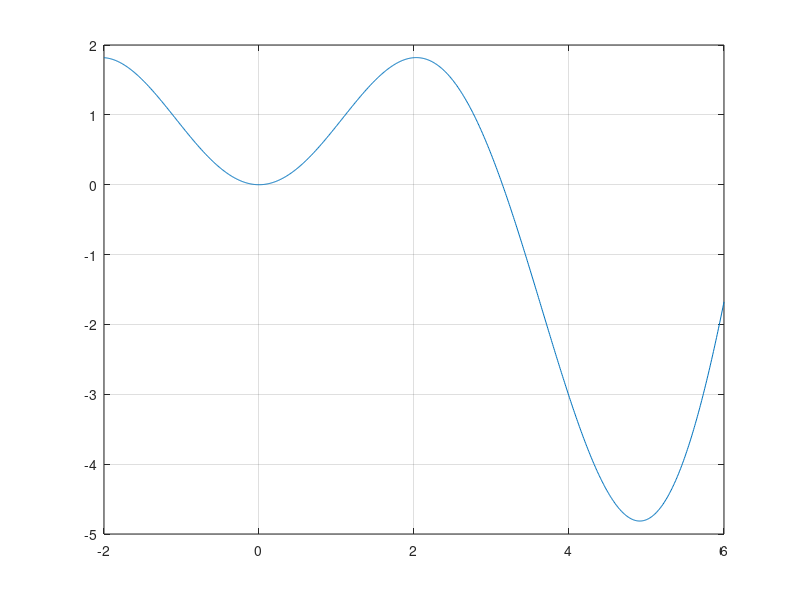
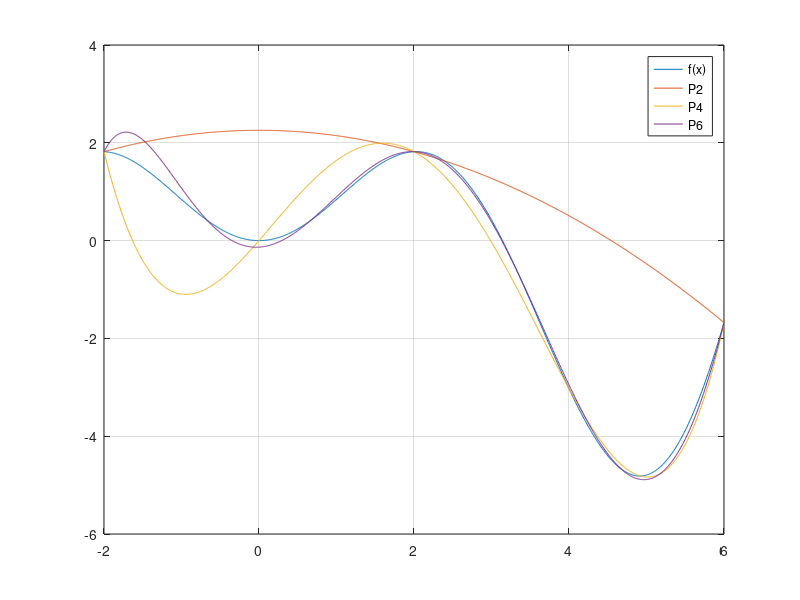
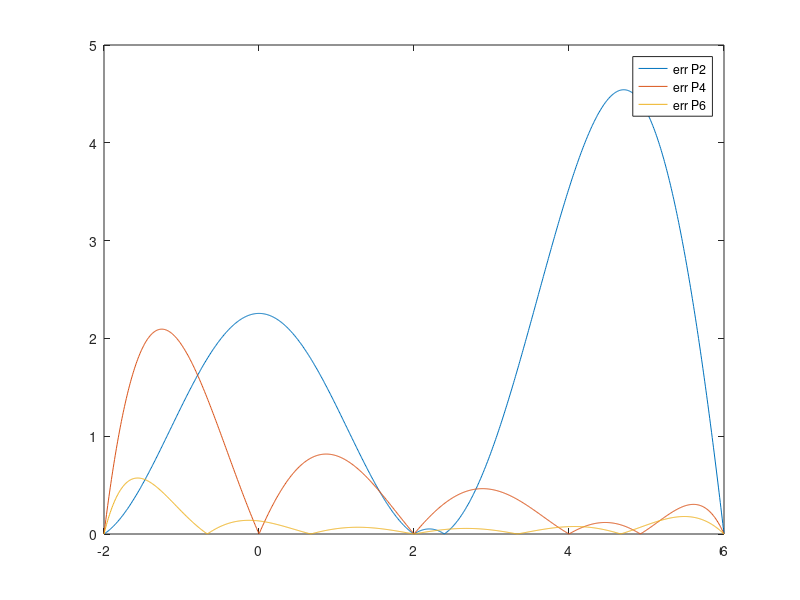

Recreate these plots in MATLAB, in order.
clear
clc
close all

%% 1

% definiamo la funzione come da testo
f = @(x) x .* sin(x);

% definiamo gli estremi, creo un vettore equispaziato per plottare
a = -2;
b = 6;
x = linspace(a, b, 1000);
% valuto già la funzione nei vari punti e la salvo in un array
fx = f(x);

% plotto
plot(x, fx)
grid on

%% 2-3

% definisco in un vettore il grado del polinomio approssimante
nv = [2, 4, 6];
% inizializzo le matrici per i polniomi ottenuti (su tutto l'intervallo,
% non solo i coefficienti), l'errore e il massimo dell'errore (la norma
% infinito)
PP_dis = [];
err_dis = [];
err_max = [];

% ciclo for su tutti i gradi
for n = nv
    % creo n+1 nodi equistaziati
    h = (b - a)/n;
    x_nod = a:h:b;
    % calcolo la funzione nei nodi e salvo in un array
    f_nod = f(x_nod);
    % ottengo il polimonio di lagrange dai nodi ottenuti e lo valuto
    % sull'intervallo definito prima
    P = polyfit(x_nod, f_nod, n);
    P_dis = polyval(P, x);
    % salvo il polinomio valutato nella matrice
    PP_dis = [PP_dis; P_dis];
    % calcolo il vettore dell'errore su tutto l'intervallo e lo salvo nella
    % matrice
    err_dis = [err_dis; abs(P_dis - fx)];
    % calcolo il massimo dell'errore e lo salvo nella matrice
    err_max = [err_max; max(abs(P_dis - fx))];
end

figure
plot(x, fx, x, PP_dis)      % passando una matrice plotta per riga
grid on
legend('f(x)', 'P2', 'P4', 'P6')

figure
plot(x, err_dis)
legend('err P2', 'err P4', 'err P6')

idx = 1;
for n = nv
    fprintf("L'errore massimo per il polinomio di grado %d è: %f \n", n, err_max(idx))
    idx = idx + 1;
end